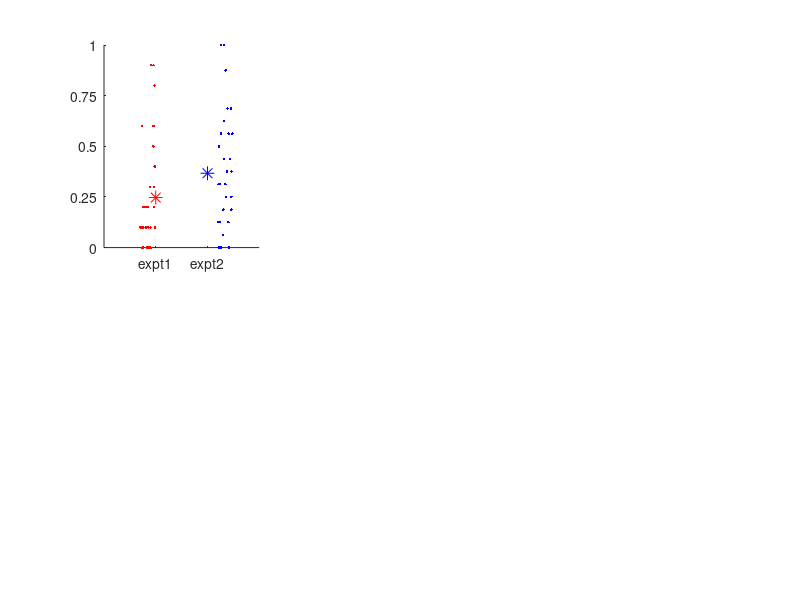

MATLAB code for this plot: (Note: this script raises an error after producing the figure.)
%comparing experiment 1 vs experiment 2 types of perceptual effect

clear all;
close all;

%load data saved from plot_propEffect_Expt*.m script
load('expt1_effect.mat');
expt1 = allsubj_ICR;
load('expt2_effect.mat');
expt2 = allsubj_ICR;

txt = {'contrast','brightness','luster','rivalry','depth'};
for ICR = [4 Inf]
    if ICR ==4
        disp('---------this is ICR ==4---------')
    else
        disp('---------this is monocular trial---------')
    end

    for Q = 1:5
        expt1_ans = expt1(expt1(:,1)==ICR & expt1(:,3)==Q,:);
        expt2_ans = expt2(expt2(:,1)==ICR & expt2(:,3)==Q,:);
        if ICR ==4
            figure(1);
        else
            figure(2);
        end

        %plot the individual responses
        subplot(2,3,Q); hold on;
        plot(0.7*ones(1,size(expt1_ans,1))+0.3*rand([1 size(expt1_ans,1)]), expt1_ans(:,4),'r.');
        plot(1,mean(expt1_ans(:,4)),'r*','MarkerSize',10);
        plot(1.7*ones(1,size(expt2_ans,1))+0.3*rand([1 size(expt2_ans,1)])+0.5, expt2_ans(:,4),'b.');
        plot(2,mean(expt2_ans(:,4)),'b*','MarkerSize',10);
        yticks([0 0.25 0.5 0.75 1]);
        xlim([0 3]);
        xticks([1 2]); 
        set(gca,'XTickLabel',{'expt1','expt2'});

        [h,p,ci,stats] = ttest2(expt1_ans(:,4),expt2_ans(:,4),'Vartype','equal'); %t test
        diff_mean = meanEffectSize(expt1_ans(:,4),expt2_ans(:,4),'Effect',"cohen"); %cohen's d
        diff_mean = diff_mean{1,1};

        if ICR ==4
            title('ICR = 4',txt{Q});
        else
            title('mono trials',txt{Q});
        end
        
        if p<0.05
            disp([txt{Q},' t(61)= ',num2str(stats.tstat), '  p=', num2str(p),'**  ', ' d=', num2str(diff_mean)])
        else
            disp([txt{Q},' t(61)= ',num2str(stats.tstat), '  p=', num2str(p),'    ', ' d=', num2str(diff_mean)])
        end
        
    end
end

